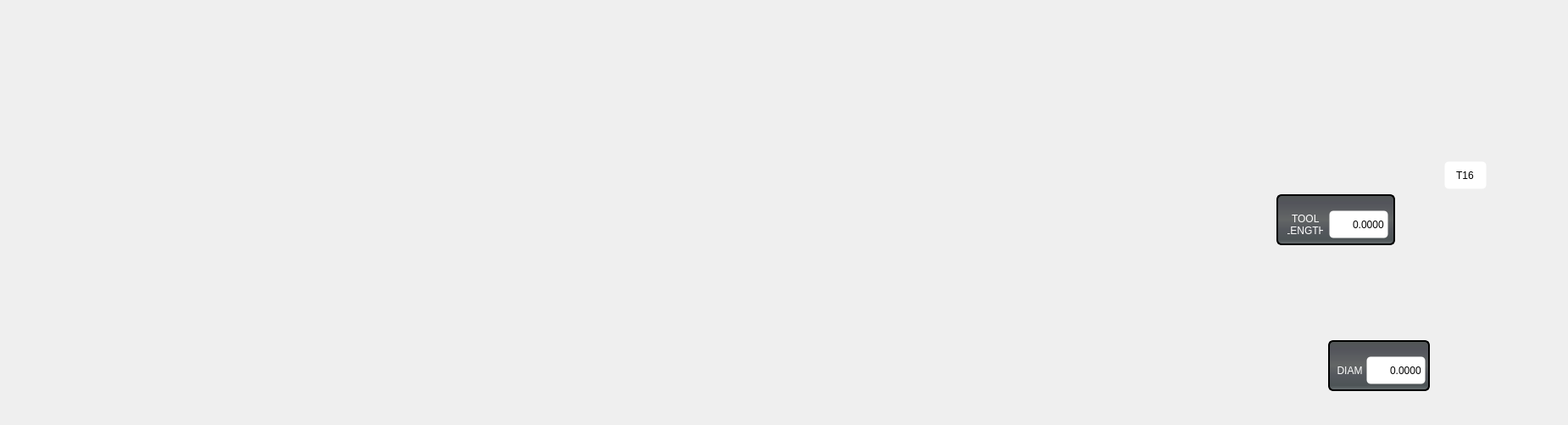
        <widget class="QWidget" name="tooling_tab">
         <attribute name="title">
          <string>          Tool          </string>
         </attribute>
         <widget class="QGroupBox" name="groupBox_10">
          <property name="geometry">
           <rect>
            <x>1480</x>
            <y>1</y>
            <width>361</width>
            <height>491</height>
           </rect>
          </property>
          <property name="styleSheet">
           <string notr="true">QGroupBox{
border-style: none;
border-color: transparent;
background-color: transparent;
border-width: 2px;
border-radius: 6px;
}</string>
          </property>
          <property name="title">
           <string/>
          </property>
          <widget class="QLabel" name="label_43">
           <property name="geometry">
            <rect>
             <x>90</x>
             <y>39</y>
             <width>250</width>
             <height>403</height>
            </rect>
           </property>
           <property name="text">
            <string/>
           </property>
           <property name="pixmap">
            <pixmap resource="xyz.qrc">:/images/atc_spindle_tool_dimensioned.png</pixmap>
           </property>
           <property name="scaledContents">
            <bool>true</bool>
           </property>
          </widget>
          <widget class="QGroupBox" name="groupBox_11">
           <property name="geometry">
            <rect>
             <x>26</x>
             <y>228</y>
             <width>140</width>
             <height>60</height>
            </rect>
           </property>
           <property name="sizePolicy">
            <sizepolicy hsizetype="Fixed" vsizetype="Fixed">
             <horstretch>0</horstretch>
             <verstretch>0</verstretch>
            </sizepolicy>
           </property>
           <property name="minimumSize">
            <size>
             <width>100</width>
             <height>60</height>
            </size>
           </property>
           <property name="maximumSize">
            <size>
             <width>16777215</width>
             <height>58</height>
            </size>
           </property>
           <property name="styleSheet">
            <string notr="true">QGroupBox{
    border-style: solid;
    border-color: black;
    border-width: 2px;
    border-radius: 6px;
    color: rgb(238, 238, 236);    
	background-color: qlineargradient(spread:pad, x1:0, y1:0, x2:0, y2:1, stop:0 rgb(81, 86, 85), stop:0.489795 rgb(99, 102, 102), stop:0.699799 rgb(85, 88, 94), stop:0.90444 rgb(77, 84, 86), stop:0.160246 rgb(83, 84, 91), stop:1 rgb(109, 115, 118));
	font: 16pt &quot;Bebas Kai&quot;;
}</string>
           </property>
           <property name="title">
            <string/>
           </property>
           <widget class="QWidget" name="horizontalLayoutWidget_3">
            <property name="geometry">
             <rect>
              <x>5</x>
              <y>15</y>
              <width>131</width>
              <height>41</height>
             </rect>
            </property>
            <layout class="QHBoxLayout" name="horizontalLayout_17">
             <property name="spacing">
              <number>3</number>
             </property>
             <item>
              <widget class="QLabel" name="label_48">
               <property name="sizePolicy">
                <sizepolicy hsizetype="Fixed" vsizetype="Fixed">
                 <horstretch>0</horstretch>
                 <verstretch>0</verstretch>
                </sizepolicy>
               </property>
               <property name="minimumSize">
                <size>
                 <width>48</width>
                 <height>33</height>
                </size>
               </property>
               <property name="maximumSize">
                <size>
                 <width>48</width>
                 <height>33</height>
                </size>
               </property>
               <property name="styleSheet">
                <string notr="true">QLabel{
font: 75 13pt &quot;Bebas Kai&quot;;
color: rgb(255, 255, 255);
padding-right: 1px;
padding-left: 5px;
}</string>
               </property>
               <property name="text">
                <string>TOOL LENGTH</string>
               </property>
               <property name="alignment">
                <set>Qt::AlignCenter</set>
               </property>
               <property name="wordWrap">
                <bool>true</bool>
               </property>
              </widget>
             </item>
             <item>
              <widget class="QLineEdit" name="y_hint_5">
               <property name="sizePolicy">
                <sizepolicy hsizetype="Fixed" vsizetype="Fixed">
                 <horstretch>0</horstretch>
                 <verstretch>0</verstretch>
                </sizepolicy>
               </property>
               <property name="minimumSize">
                <size>
                 <width>70</width>
                 <height>33</height>
                </size>
               </property>
               <property name="maximumSize">
                <size>
                 <width>70</width>
                 <height>33</height>
                </size>
               </property>
               <property name="styleSheet">
                <string notr="true">QLineEdit {
    border-style: transparent;
    border-color: rgb(235, 235, 235);
    border-width: 1px;
    border-radius: 5px;
    color: black;
    background: white;
	font: 75 14pt &quot;Bebas Kai&quot;;
}</string>
               </property>
               <property name="text">
                <string>0.0000</string>
               </property>
               <property name="alignment">
                <set>Qt::AlignRight|Qt::AlignTrailing|Qt::AlignVCenter</set>
               </property>
              </widget>
             </item>
            </layout>
           </widget>
          </widget>
          <widget class="QGroupBox" name="groupBox_12">
           <property name="geometry">
            <rect>
             <x>87</x>
             <y>400</y>
             <width>120</width>
             <height>60</height>
            </rect>
           </property>
           <property name="sizePolicy">
            <sizepolicy hsizetype="Fixed" vsizetype="Fixed">
             <horstretch>0</horstretch>
             <verstretch>0</verstretch>
            </sizepolicy>
           </property>
           <property name="minimumSize">
            <size>
             <width>100</width>
             <height>60</height>
            </size>
           </property>
           <property name="maximumSize">
            <size>
             <width>16777215</width>
             <height>60</height>
            </size>
           </property>
           <property name="styleSheet">
            <string notr="true">QGroupBox{
    border-style: solid;
    border-color: black;
    border-width: 2px;
    border-radius: 6px;
    color: rgb(238, 238, 236);    
	background-color: qlineargradient(spread:pad, x1:0, y1:0, x2:0, y2:1, stop:0 rgb(81, 86, 85), stop:0.489795 rgb(99, 102, 102), stop:0.699799 rgb(85, 88, 94), stop:0.90444 rgb(77, 84, 86), stop:0.160246 rgb(83, 84, 91), stop:1 rgb(109, 115, 118));
	font: 16pt &quot;Bebas Kai&quot;;
}</string>
           </property>
           <property name="title">
            <string/>
           </property>
           <widget class="QWidget" name="horizontalLayoutWidget_4">
            <property name="geometry">
             <rect>
              <x>5</x>
              <y>15</y>
              <width>111</width>
              <height>41</height>
             </rect>
            </property>
            <layout class="QHBoxLayout" name="horizontalLayout_18">
             <property name="spacing">
              <number>3</number>
             </property>
             <item>
              <widget class="QLabel" name="label_49">
               <property name="sizePolicy">
                <sizepolicy hsizetype="Fixed" vsizetype="Fixed">
                 <horstretch>0</horstretch>
                 <verstretch>0</verstretch>
                </sizepolicy>
               </property>
               <property name="minimumSize">
                <size>
                 <width>35</width>
                 <height>33</height>
                </size>
               </property>
               <property name="maximumSize">
                <size>
                 <width>35</width>
                 <height>33</height>
                </size>
               </property>
               <property name="styleSheet">
                <string notr="true">QLabel{
font: 75 13pt &quot;Bebas Kai&quot;;
color: rgb(255, 255, 255);
padding-right: 1px;
padding-left: 5px;
}</string>
               </property>
               <property name="text">
                <string>DIAM</string>
               </property>
               <property name="alignment">
                <set>Qt::AlignCenter</set>
               </property>
               <property name="wordWrap">
                <bool>true</bool>
               </property>
              </widget>
             </item>
             <item>
              <widget class="QLineEdit" name="y_hint_6">
               <property name="sizePolicy">
                <sizepolicy hsizetype="Fixed" vsizetype="Fixed">
                 <horstretch>0</horstretch>
                 <verstretch>0</verstretch>
                </sizepolicy>
               </property>
               <property name="minimumSize">
                <size>
                 <width>70</width>
                 <height>33</height>
                </size>
               </property>
               <property name="maximumSize">
                <size>
                 <width>70</width>
                 <height>33</height>
                </size>
               </property>
               <property name="styleSheet">
                <string notr="true">QLineEdit {
    border-style: transparent;
    border-color: rgb(235, 235, 235);
    border-width: 1px;
    border-radius: 5px;
    color: black;
    background: white;
	font: 75 14pt &quot;Bebas Kai&quot;;
}</string>
               </property>
               <property name="text">
                <string>0.0000</string>
               </property>
               <property name="alignment">
                <set>Qt::AlignRight|Qt::AlignTrailing|Qt::AlignVCenter</set>
               </property>
              </widget>
             </item>
            </layout>
           </widget>
          </widget>
          <widget class="QLineEdit" name="y_hint_7">
           <property name="geometry">
            <rect>
             <x>224</x>
             <y>189</y>
             <width>50</width>
             <height>33</height>
            </rect>
           </property>
           <property name="sizePolicy">
            <sizepolicy hsizetype="Fixed" vsizetype="Fixed">
             <horstretch>0</horstretch>
             <verstretch>0</verstretch>
            </sizepolicy>
           </property>
           <property name="minimumSize">
            <size>
             <width>50</width>
             <height>33</height>
            </size>
           </property>
           <property name="maximumSize">
            <size>
             <width>50</width>
             <height>33</height>
            </size>
           </property>
           <property name="styleSheet">
            <string notr="true">QLineEdit {
    border-style: transparent;
    border-color: rgb(156, 156, 156);
    border-width: 1px;
    border-radius: 5px;
    color: black;
    background: white;
	font: 75 15pt &quot;Bebas Kai&quot;;
}</string>
           </property>
           <property name="text">
            <string>T16</string>
           </property>
           <property name="alignment">
            <set>Qt::AlignCenter</set>
           </property>
          </widget>
         </widget>
        </widget>
